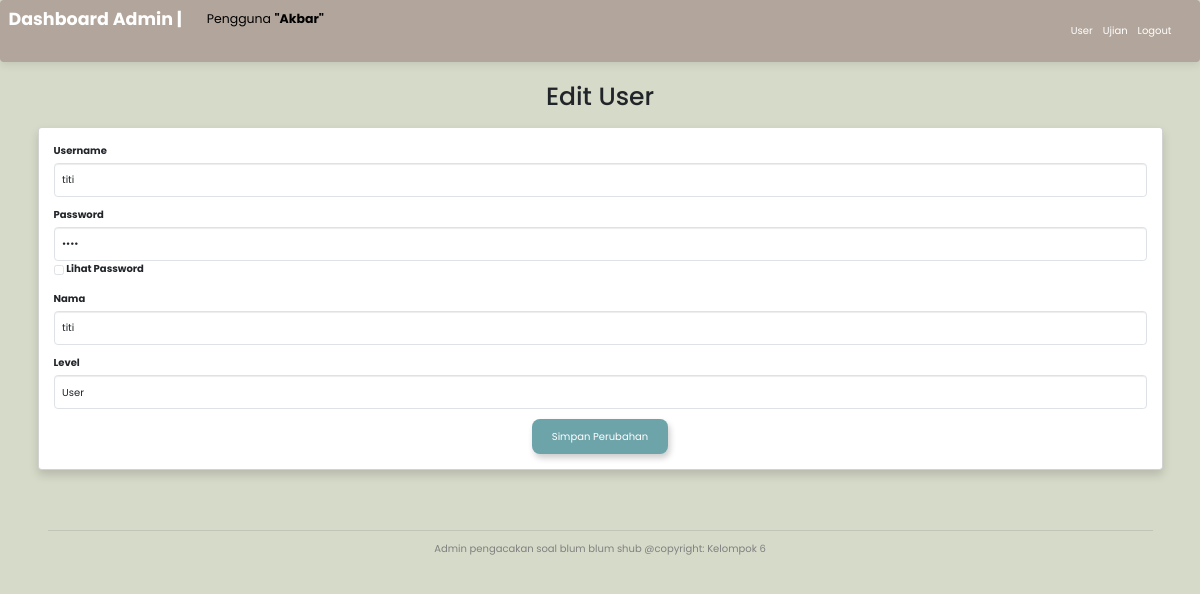
The page /admin/?page=user/edit.php&id=2 (signed in) on the database its author committed.
### tables this page shows
CREATE TABLE `user` (
  `id_user` int(8) NOT NULL,
  `username` varchar(255) NOT NULL,
  `password` varchar(255) NOT NULL,
  `nama` varchar(255) NOT NULL,
  `token` int(10) NOT NULL,
  `level` enum('Admin','User') NOT NULL
);

### admin/user/edit.php (the view, shortened to what this page needs)
<?php
    $id = $_GET['id'];
    $sql = mysqli_query($db, "SELECT * FROM user WHERE id_user = $id");
    $ambil_data = mysqli_fetch_assoc($sql);
    $username = $ambil_data['username'];
    $password = $ambil_data['password'];
    $nama = $ambil_data['nama'];
    $level = $ambil_data['level'];
?>
<div class="col-md-12">
    <h1 class="mb-4 text-center">Edit User</h1>
    <div class="card shadow p-4">
        <form action="?page=user/edit_action.php" method="POST">
            <div class="mb-3">
                <label for="username" class="form-label">Username</label>
                <input value="<?=$username?>" name="username" type="text" class="form-control" id="username" aria-describedby="usernameHelp" required>
            </div>
            <div class="mb-3">
                <label for="password" class="form-label">Password</label>
                <input value="<?=$password?>" name="password" type="password" class="form-control" id="inputPassword4" aria-describedby="passwordHelp" required>
                <input class="form-check-input ml-2" onclick="myFunction()" type="checkbox" id="gridCheck">
                <label class="form-check-label ml-4" for="gridCheck">
                    Lihat Password
                </label>
            </div>
            <div class="mb-3">
                <label for="nama" class="form-label">Nama</label>
                <input value="<?=$nama?>" name="nama" type="text" class="form-control" id="nama" aria-describedby="namaHelp" required>
            </div>
            <div class="mb-3">
                <label for="level" class="form-label">Level</label>
                <select class="form-control" name="level" id="level" required>
                    <option <?php if ($level == "User") echo "selected"; ?> value="User">User</option>
                </select>
            </div>
            <div class="text-center">
                <button type="submit" class="btn btn-primary">Simpan Perubahan</button>
            </div>
        </form>
    </div>
</div>

### admin/index.php (style rules this page uses)
body, nav ,input, button { font-family: 'Poppins', sans-serif; background-color: #D6DAC8; }
.btn-primary { background-color: #6DA4AA; color: white; border-radius: 8px; padding: 10px 20px; border: none; transition: all 0.3s ease; box-shadow: 2px 4px 6px rgba(0, 0, 0, 0.2); cursor: pointer; }

### rows shown on the page
user: username "titi", nama "titi", level "User"

### other values the page prints
$_SESSION['nama'] "Akbar"
